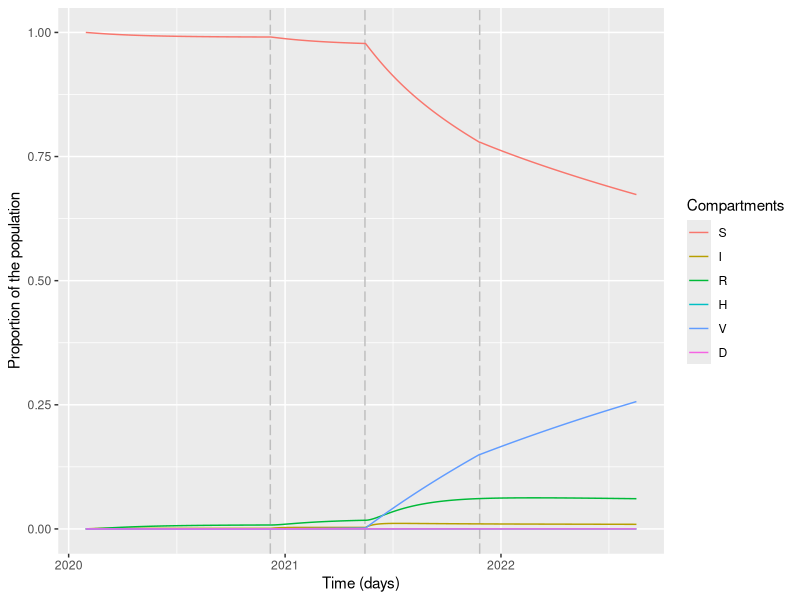
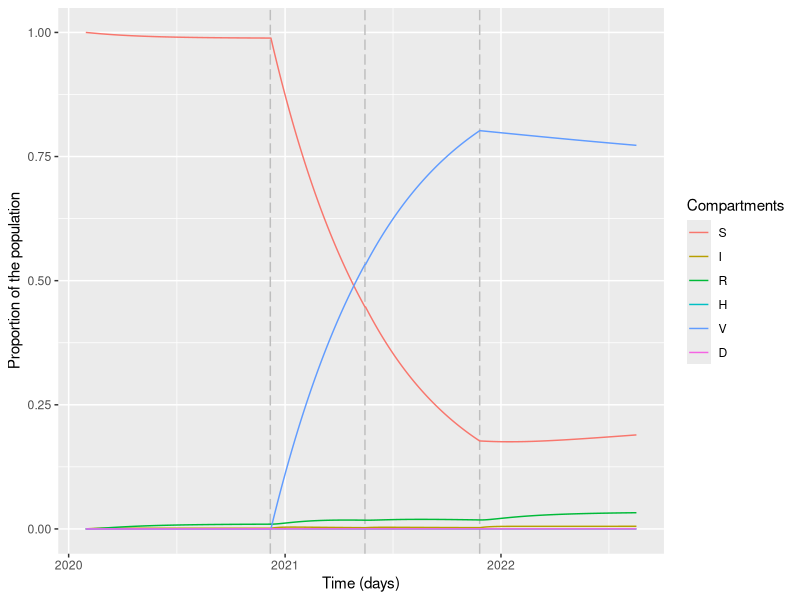
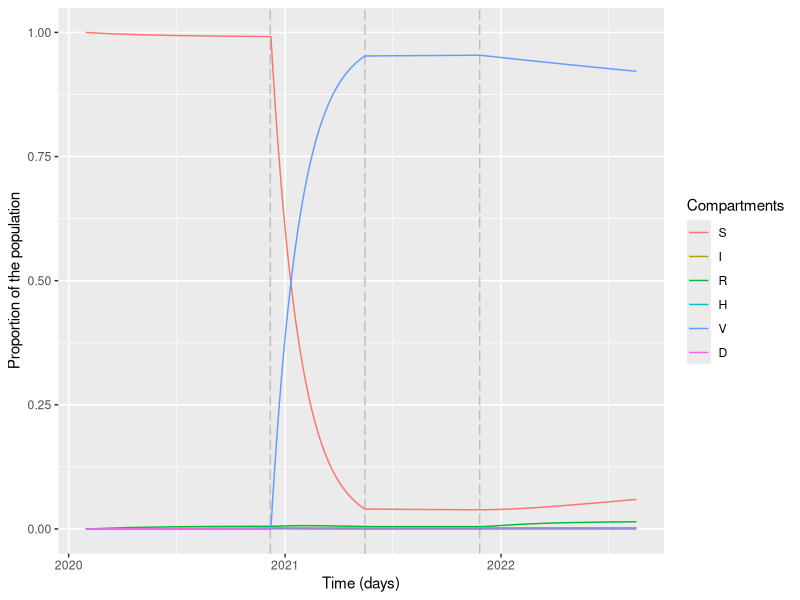
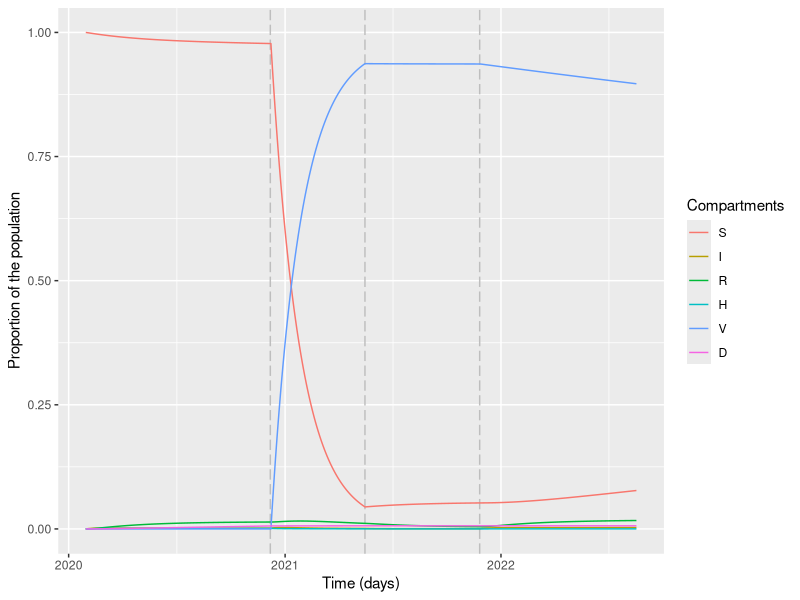

These charts were generated, in order, by the following R code:
## ---- chunk 1
# LOAD THE PACKAGES:
library(deSolve)
library(reshape2)
library(ggplot2)
## ---- chunk 2
vars <- read.csv("vars_calc.csv")
x_time <- seq.Date(as.Date("2020-1-30"), as.Date("2022-08-18"),"day")
## ---- chunk 3
# MODEL INPUTS:

# Vector storing the initial number of people in each compartment
initial_state_values <- c(
  S = 10116999, # the start values of phase 2 are from the end of phase 1
  I = 1,
  R = 0,
  H = 0,
  V = 0,
  D = 0
)

# Vector storing the parameters describing the transition rates in units of days^-1
parameters <- c(
  gamma1 = 1 / 14,
  gamma2 = 1 / 21,
  sigma = 1 / 90,
  lambda = as.numeric(subset(vars, phase == "phase1" & age_group == "00_17" & var_name == "lambda", select = "mean")),
  alpha = as.numeric(subset(vars, phase == "phase1" & age_group == "00_17" & var_name == "alpha", select = "mean")),
  mu = as.numeric(subset(vars, phase == "phase1" & age_group == "00_17" & var_name == "mu", select = "mean"))
)
# TIMESTEPS:

# Vector storing the sequence of timesteps to solve the model at
times <- seq(from = 0, to = 312, by = 1) # from 0 to 160 days in daily intervals

# SIR MODEL FUNCTION:

# The model function takes as input arguments (in the following order): time, state and parameters
sir_model <- function(time, state, parameters) {
  with(as.list(c(state, parameters)), { # tell R to unpack variable names from the state and parameters inputs

    # The differential equations
    dS <- -lambda * S + sigma * R
    dI <- lambda * S - alpha * I - gamma1 * I
    dR <- gamma1 * I + gamma2 * H - sigma * R
    dH <- alpha * I - mu * H - gamma2 * H
    dV <- 0
    dD <- H * mu
    # Return the number of people in the S, I and R compartments at each timestep
    return(list(c(dS, dI, dR, dH, dV, dD)))
  })
}

# MODEL OUTPUT (solving the differential equations):

# Solving the differential equations using the ode integration algorithm
output <- as.data.frame(ode(
  y = initial_state_values,
  times = times,
  func = sir_model,
  parms = parameters
))

output_0017_phase1 <- output

parameters
output[nrow(output),]
## ---- chunk 4
# MODEL INPUTS:

# Vector storing the initial number of people in each compartment
initial_state_values <- c(
  S = output[nrow(output), 2], # the start values of phase 2 are from the end of phase 1
  I = output[nrow(output), 3],
  R = output[nrow(output), 4],
  H = output[nrow(output), 5],
  V = output[nrow(output), 6],
  D = output[nrow(output), 7]
)

# Vector storing the parameters describing the transition rates in units of days^-1
parameters <- c(
  gamma1 = 1 / 14,
  gamma2 = 1 / 21,
  sigma = 1 / 90,
  lambda = as.numeric(subset(vars, phase == "phase2" & age_group == "00_17" & var_name == "lambda", select = "mean")),
  alpha = as.numeric(subset(vars, phase == "phase2" & age_group == "00_17" & var_name == "alpha", select = "mean")),
  mu = as.numeric(subset(vars, phase == "phase2" & age_group == "00_17" & var_name == "mu", select = "mean")),
  p = as.numeric(subset(vars, phase == "phase2" & age_group == "00_17" & var_name == "p", select = "mean")),
  q = 0.79
)
# TIMESTEPS:

# Vector storing the sequence of timesteps to solve the model at
times <- seq(from = 313, to = 472, by = 1) # from 0 to 160 days in daily intervals

# SIR MODEL FUNCTION:

# The model function takes as input arguments (in the following order): time, state and parameters
sir_model <- function(time, state, parameters) {
  with(as.list(c(state, parameters)), { # tell R to unpack variable names from the state and parameters inputs
    N <- S + I + R + H + V
    # The differential equations
    dS <- -lambda * S - p * S + sigma * R
    dI <- (1 - q) * lambda * V + lambda * S - alpha * I - gamma1 * I
    dR <- gamma1 * I + gamma2 * H - sigma * R
    dH <- alpha * I - mu * H - gamma2 * H
    dV <- -(1 - q) * lambda * V + p * S
    dD <- mu * H
    # Return the number of people in the S, I and R compartments at each timestep
    return(list(c(dS, dI, dR, dH, dV, dD)))
  })
}

# MODEL OUTPUT (solving the differential equations):

# Solving the differential equations using the ode integration algorithm
output <- as.data.frame(ode(
  y = initial_state_values,
  times = times,
  func = sir_model,
  parms = parameters
))

output_0017_phase2 <- output

output[nrow(output),]

parameters
## ---- chunk 5
# MODEL INPUTS:

# Vector storing the initial number of people in each compartment
initial_state_values <- c(
  S = output[nrow(output), 2], # the start values of phase 2 are from the end of phase 1
  I = output[nrow(output), 3],
  R = output[nrow(output), 4],
  H = output[nrow(output), 5],
  V = output[nrow(output), 6],
  D = output[nrow(output), 7]
)



# Vector storing the parameters describing the transition rates in units of days^-1
parameters <- c(
  gamma1 = 1 / 14,
  gamma2 = 1 / 21,
  sigma = 1 / 90,
  lambda = as.numeric(subset(vars, phase == "phase3" & age_group == "00_17" & var_name == "lambda", select = "mean")),
  alpha = as.numeric(subset(vars, phase == "phase3" & age_group == "00_17" & var_name == "alpha", select = "mean")),
  mu = as.numeric(subset(vars, phase == "phase3" & age_group == "00_17" & var_name == "mu", select = "mean")),
  p = as.numeric(subset(vars, phase == "phase3" & age_group == "00_17" & var_name == "p", select = "mean")),
  q = 0.67
)
# TIMESTEPS:

# Vector storing the sequence of timesteps to solve the model at
times <- seq(from = 473, to = 666, by = 1) # from 0 to 160 days in daily intervals

# SIR MODEL FUNCTION:

# The model function takes as input arguments (in the following order): time, state and parameters
sir_model <- function(time, state, parameters) {
  with(as.list(c(state, parameters)), { # tell R to unpack variable names from the state and parameters inputs
    N <- S + I + R + H + V
    # The differential equations
    dS <- -lambda * S - p * S + sigma * R
    dI <- (1 - q) * lambda * V + lambda * S - alpha * I - gamma1 * I
    dR <- gamma1 * I + gamma2 * H - sigma * R
    dH <- alpha * I - mu * H - gamma2 * H
    dV <- -(1 - q) * lambda * V + p * S
    dD <- H * mu
    # Return the number of people in the S, I and R compartments at each timestep
    return(list(c(dS, dI, dR, dH, dV, dD)))
  })
}

# MODEL OUTPUT (solving the differential equations):

# Solving the differential equations using the ode integration algorithm
output <- as.data.frame(ode(
  y = initial_state_values,
  times = times,
  func = sir_model,
  parms = parameters
))

output_0017_phase3 <- output

output[nrow(output),]
## ---- chunk 6
# MODEL INPUTS:

# Vector storing the initial number of people in each compartment
initial_state_values <- c(
  S = output[nrow(output), 2], # the start values of phase 2 are from the end of phase 1
  I = output[nrow(output), 3],
  R = output[nrow(output), 4],
  H = output[nrow(output), 5],
  V = output[nrow(output), 6],
  D = output[nrow(output), 7]
)



# Vector storing the parameters describing the transition rates in units of days^-1
parameters <- c(
  gamma1 = 1 / 14,
  gamma2 = 1 / 21,
  sigma = 1 / 90,
  lambda = as.numeric(subset(vars, phase == "phase4" & age_group == "00_17" & var_name == "lambda", select = "mean")),
  alpha = as.numeric(subset(vars, phase == "phase4" & age_group == "00_17" & var_name == "alpha", select = "mean")),
  mu = as.numeric(subset(vars, phase == "phase4" & age_group == "00_17" & var_name == "mu", select = "mean")),
  p = as.numeric(subset(vars, phase == "phase4" & age_group == "00_17" & var_name == "p", select = "mean")),
  q = 0.62
)
# TIMESTEPS:

# Vector storing the sequence of timesteps to solve the model at
times <- seq(from = 667, to = 931, by = 1) # from 0 to 160 days in daily intervals

# SIR MODEL FUNCTION:

# The model function takes as input arguments (in the following order): time, state and parameters
sir_model <- function(time, state, parameters) {
  with(as.list(c(state, parameters)), { # tell R to unpack variable names from the state and parameters inputs
    N <- S + I + R + H + V
    # The differential equations
    dS <- -lambda * S - p * S + sigma * R
    dI <- (1 - q) * lambda * V + lambda * S - alpha * I - gamma1 * I
    dR <- gamma1 * I + gamma2 * H - sigma * R
    dH <- alpha * I - mu * H - gamma2 * H
    dV <- -(1 - q) * lambda * V + p * S
    dD <- H * mu
    # Return the number of people in the S, I and R compartments at each timestep
    return(list(c(dS, dI, dR, dH, dV, dD)))
  })
}

# MODEL OUTPUT (solving the differential equations):

# Solving the differential equations using the ode integration algorithm
output <- as.data.frame(ode(
  y = initial_state_values,
  times = times,
  func = sir_model,
  parms = parameters
))

output_0017_phase4 <- output

# PLOTTING THE OUTPUT
output_0017 <- rbind(
    output_0017_phase1,
    output_0017_phase2,
    output_0017_phase3,
    output_0017_phase4
  )

output_0017$time <- x_time
output_long <- melt(as.data.frame(output_0017), id = "time") # turn output dataset into long format

# at every timestep
output_long$proportion <- output_long$value / sum(initial_state_values)


output[nrow(output),]

# Plot this new column
ggplot(
  data = output_long, # specify object containing data to plot
  aes(x = time, y = proportion, colour = variable, group = variable)
) + # assign columns to axes and groups
  geom_vline(aes(xintercept=as.Date('2020-12-07')),linetype=5,col="grey") +
  geom_vline(aes(xintercept=as.Date('2021-05-16')),linetype=5,col="grey") +
  geom_vline(aes(xintercept=as.Date('2021-11-26')),linetype=5,col="grey") +
  geom_line() + # represent data as lines
  xlab("Time (days)") + # add label for x axis
  ylab("Proportion of the population") + # add label for y axis
  labs(colour = "Compartments") # add legend title

## ---- chunk 7
# MODEL INPUTS:

# Vector storing the initial number of people in each compartment
initial_state_values <- c(
  S = 36138999, # the start values of phase 2 are from the end of phase 1
  I = 1,
  R = 0,
  H = 0,
  V = 0,
  D = 0
)

# Vector storing the parameters describing the transition rates in units of days^-1
parameters <- c(
  gamma1 = 1 / 14,
  gamma2 = 1 / 21,
  sigma = 1 / 90,
  lambda = as.numeric(subset(vars, phase == "phase1" & age_group == "18_64" & var_name == "lambda", select = "mean")),
  alpha = as.numeric(subset(vars, phase == "phase1" & age_group == "18_64" & var_name == "alpha", select = "mean")),
  mu = as.numeric(subset(vars, phase == "phase1" & age_group == "18_64" & var_name == "mu", select = "mean"))
)
# TIMESTEPS:

# Vector storing the sequence of timesteps to solve the model at
times <- seq(from = 0, to = 312, by = 1) # from 0 to 160 days in daily intervals

# SIR MODEL FUNCTION:

# The model function takes as input arguments (in the following order): time, state and parameters
sir_model <- function(time, state, parameters) {
  with(as.list(c(state, parameters)), { # tell R to unpack variable names from the state and parameters inputs

    # The differential equations
    dS <- -lambda * S + sigma * R
    dI <- lambda * S - alpha * I - gamma1 * I
    dR <- gamma1 * I + gamma2 * H - sigma * R
    dH <- alpha * I - mu * H - gamma2 * H
    dV <- 0
    dD <- H * mu
    # Return the number of people in the S, I and R compartments at each timestep
    return(list(c(dS, dI, dR, dH, dV, dD)))
  })
}

# MODEL OUTPUT (solving the differential equations):

# Solving the differential equations using the ode integration algorithm
output <- as.data.frame(ode(
  y = initial_state_values,
  times = times,
  func = sir_model,
  parms = parameters
))

output_1864_phase1 <- output

parameters
output[nrow(output),]


## ---- chunk 8
# MODEL INPUTS:

# Vector storing the initial number of people in each compartment
initial_state_values <- c(
  S = output[nrow(output), 2], # the start values of phase 2 are from the end of phase 1
  I = output[nrow(output), 3],
  R = output[nrow(output), 4],
  H = output[nrow(output), 5],
  V = output[nrow(output), 6],
  D = output[nrow(output), 7]
)

# Vector storing the parameters describing the transition rates in units of days^-1
parameters <- c(
  gamma1 = 1 / 14,
  gamma2 = 1 / 21,
  sigma = 1 / 90,
  lambda = as.numeric(subset(vars, phase == "phase2" & age_group == "18_64" & var_name == "lambda", select = "mean")),
  alpha = as.numeric(subset(vars, phase == "phase2" & age_group == "18_64" & var_name == "alpha", select = "mean")),
  mu = as.numeric(subset(vars, phase == "phase2" & age_group == "18_64" & var_name == "mu", select = "mean")),
  p = as.numeric(subset(vars, phase == "phase2" & age_group == "18_64" & var_name == "p", select = "mean")),
  q = 0.79
)
# TIMESTEPS:

# Vector storing the sequence of timesteps to solve the model at
times <- seq(from = 313, to = 472, by = 1) # from 0 to 160 days in daily intervals

# SIR MODEL FUNCTION:

# The model function takes as input arguments (in the following order): time, state and parameters
sir_model <- function(time, state, parameters) {
  with(as.list(c(state, parameters)), { # tell R to unpack variable names from the state and parameters inputs
    N <- S + I + R + H + V
    # The differential equations
    dS <- -lambda * S - p * S + sigma * R
    dI <- (1 - q) * lambda * V + lambda * S - alpha * I - gamma1 * I
    dR <- gamma1 * I + gamma2 * H - sigma * R
    dH <- alpha * I - mu * H - gamma2 * H
    dV <- -(1 - q) * lambda * V + p * S
    dD <- mu * H
    # Return the number of people in the S, I and R compartments at each timestep
    return(list(c(dS, dI, dR, dH, dV, dD)))
  })
}

# MODEL OUTPUT (solving the differential equations):

# Solving the differential equations using the ode integration algorithm
output <- as.data.frame(ode(
  y = initial_state_values,
  times = times,
  func = sir_model,
  parms = parameters
))

output_1864_phase2 <- output

output[nrow(output),]
## ---- chunk 9
# MODEL INPUTS:

# Vector storing the initial number of people in each compartment
initial_state_values <- c(
  S = output[nrow(output), 2], # the start values of phase 2 are from the end of phase 1
  I = output[nrow(output), 3],
  R = output[nrow(output), 4],
  H = output[nrow(output), 5],
  V = output[nrow(output), 6],
  D = output[nrow(output), 7]
)



# Vector storing the parameters describing the transition rates in units of days^-1
parameters <- c(
  gamma1 = 1 / 14,
  gamma2 = 1 / 21,
  sigma = 1 / 90,
  lambda = as.numeric(subset(vars, phase == "phase3" & age_group == "18_64" & var_name == "lambda", select = "mean")),
  alpha = as.numeric(subset(vars, phase == "phase3" & age_group == "18_64" & var_name == "alpha", select = "mean")),
  mu = as.numeric(subset(vars, phase == "phase3" & age_group == "18_64" & var_name == "mu", select = "mean")),
  p = as.numeric(subset(vars, phase == "phase3" & age_group == "18_64" & var_name == "p", select = "mean")),
  q = 0.67
)
# TIMESTEPS:

# Vector storing the sequence of timesteps to solve the model at
times <- seq(from = 473, to = 666, by = 1) # from 0 to 160 days in daily intervals

# SIR MODEL FUNCTION:

# The model function takes as input arguments (in the following order): time, state and parameters
sir_model <- function(time, state, parameters) {
  with(as.list(c(state, parameters)), { # tell R to unpack variable names from the state and parameters inputs
    N <- S + I + R + H + V
    # The differential equations
    dS <- -lambda * S - p * S + sigma * R
    dI <- (1 - q) * lambda * V + lambda * S - alpha * I - gamma1 * I
    dR <- gamma1 * I + gamma2 * H - sigma * R
    dH <- alpha * I - mu * H - gamma2 * H
    dV <- -(1 - q) * lambda * V + p * S
    dD <- H * mu
    # Return the number of people in the S, I and R compartments at each timestep
    return(list(c(dS, dI, dR, dH, dV, dD)))
  })
}

# MODEL OUTPUT (solving the differential equations):

# Solving the differential equations using the ode integration algorithm
output <- as.data.frame(ode(
  y = initial_state_values,
  times = times,
  func = sir_model,
  parms = parameters
))

output_1864_phase3 <- output

output[nrow(output),]
## ---- chunk 10
# MODEL INPUTS:

# Vector storing the initial number of people in each compartment
initial_state_values <- c(
  S = output[nrow(output), 2], # the start values of phase 2 are from the end of phase 1
  I = output[nrow(output), 3],
  R = output[nrow(output), 4],
  H = output[nrow(output), 5],
  V = output[nrow(output), 6],
  D = output[nrow(output), 7]
)



# Vector storing the parameters describing the transition rates in units of days^-1
parameters <- c(
  gamma1 = 1 / 14,
  gamma2 = 1 / 21,
  sigma = 1 / 90,
  lambda = as.numeric(subset(vars, phase == "phase4" & age_group == "18_64" & var_name == "lambda", select = "mean")),
  alpha = as.numeric(subset(vars, phase == "phase4" & age_group == "18_64" & var_name == "alpha", select = "mean")),
  mu = as.numeric(subset(vars, phase == "phase4" & age_group == "18_64" & var_name == "mu", select = "mean")),
  p = as.numeric(subset(vars, phase == "phase4" & age_group == "18_64" & var_name == "p", select = "mean")),
  q = 0.62
)
# TIMESTEPS:

# Vector storing the sequence of timesteps to solve the model at
times <- seq(from = 667, to = 931, by = 1) # from 0 to 160 days in daily intervals

# SIR MODEL FUNCTION:

# The model function takes as input arguments (in the following order): time, state and parameters
sir_model <- function(time, state, parameters) {
  with(as.list(c(state, parameters)), { # tell R to unpack variable names from the state and parameters inputs
    N <- S + I + R + H + V
    # The differential equations
    dS <- -lambda * S - p * S + sigma * R
    dI <- (1 - q) * lambda * V + lambda * S - alpha * I - gamma1 * I
    dR <- gamma1 * I + gamma2 * H - sigma * R
    dH <- alpha * I - mu * H - gamma2 * H
    dV <- -(1 - q) * lambda * V + p * S
    dD <- H * mu
    # Return the number of people in the S, I and R compartments at each timestep
    return(list(c(dS, dI, dR, dH, dV, dD)))
  })
}

# MODEL OUTPUT (solving the differential equations):

# Solving the differential equations using the ode integration algorithm
output <- as.data.frame(ode(
  y = initial_state_values,
  times = times,
  func = sir_model,
  parms = parameters
))

output_1864_phase4 <- output

# PLOTTING THE OUTPUT
output_1864 <- rbind(
    output_1864_phase1,
    output_1864_phase2,
    output_1864_phase3,
    output_1864_phase4
  )

output_1864$time <- x_time
output_long <- melt(as.data.frame(output_1864), id = "time") # turn output dataset into long format

# at every timestep
output_long$proportion <- output_long$value / sum(initial_state_values)


output[nrow(output),]

# Plot this new column
ggplot(
  data = output_long, # specify object containing data to plot
  aes(x = time, y = proportion, colour = variable, group = variable)
) + # assign columns to axes and groups
  geom_vline(aes(xintercept=as.Date('2020-12-07')),linetype=5,col="grey") +
  geom_vline(aes(xintercept=as.Date('2021-05-16')),linetype=5,col="grey") +
  geom_vline(aes(xintercept=as.Date('2021-11-26')),linetype=5,col="grey") +
  geom_line() + # represent data as lines
  xlab("Time (days)") + # add label for x axis
  ylab("Proportion of the population") + # add label for y axis
  labs(colour = "Compartments") # add legend title

output[nrow(output),]
## ---- chunk 11
# MODEL INPUTS:

# Vector storing the initial number of people in each compartment
initial_state_values <- c(
  S = 9315999, # the start values of phase 2 are from the end of phase 1
  I = 1,
  R = 0,
  H = 0,
  V = 0,
  D = 0
)

# Vector storing the parameters describing the transition rates in units of days^-1
parameters <- c(
  gamma1 = 1 / 14,
  gamma2 = 1 / 21,
  sigma = 1 / 90,
  lambda = as.numeric(subset(vars, phase == "phase1" & age_group == "65_84" & var_name == "lambda", select = "mean")),
  alpha = as.numeric(subset(vars, phase == "phase1" & age_group == "65_84" & var_name == "alpha", select = "mean")),
  mu = as.numeric(subset(vars, phase == "phase1" & age_group == "65_84" & var_name == "mu", select = "mean"))
)
# TIMESTEPS:

# Vector storing the sequence of timesteps to solve the model at
times <- seq(from = 0, to = 312, by = 1) # from 0 to 160 days in daily intervals

# SIR MODEL FUNCTION:

# The model function takes as input arguments (in the following order): time, state and parameters
sir_model <- function(time, state, parameters) {
  with(as.list(c(state, parameters)), { # tell R to unpack variable names from the state and parameters inputs

    # The differential equations
    dS <- -lambda * S + sigma * R
    dI <- lambda * S - alpha * I - gamma1 * I
    dR <- gamma1 * I + gamma2 * H - sigma * R
    dH <- alpha * I - mu * H - gamma2 * H
    dV <- 0
    dD <- H * mu
    # Return the number of people in the S, I and R compartments at each timestep
    return(list(c(dS, dI, dR, dH, dV, dD)))
  })
}

# MODEL OUTPUT (solving the differential equations):

# Solving the differential equations using the ode integration algorithm
output <- as.data.frame(ode(
  y = initial_state_values,
  times = times,
  func = sir_model,
  parms = parameters
))

output_6584_phase1 <- output

parameters
output[nrow(output),]
## ---- chunk 12
# MODEL INPUTS:

# Vector storing the initial number of people in each compartment
initial_state_values <- c(
  S = output[nrow(output), 2], # the start values of phase 2 are from the end of phase 1
  I = output[nrow(output), 3],
  R = output[nrow(output), 4],
  H = output[nrow(output), 5],
  V = output[nrow(output), 6],
  D = output[nrow(output), 7]
)

# Vector storing the parameters describing the transition rates in units of days^-1
parameters <- c(
  gamma1 = 1 / 14,
  gamma2 = 1 / 21,
  sigma = 1 / 90,
  lambda = as.numeric(subset(vars, phase == "phase2" & age_group == "65_84" & var_name == "lambda", select = "mean")),
  alpha = as.numeric(subset(vars, phase == "phase2" & age_group == "65_84" & var_name == "alpha", select = "mean")),
  mu = as.numeric(subset(vars, phase == "phase2" & age_group == "65_84" & var_name == "mu", select = "mean")),
  p = as.numeric(subset(vars, phase == "phase2" & age_group == "65_84" & var_name == "p", select = "mean")),
  q = 0.79
)
# TIMESTEPS:

# Vector storing the sequence of timesteps to solve the model at
times <- seq(from = 313, to = 472, by = 1) # from 0 to 160 days in daily intervals

# SIR MODEL FUNCTION:

# The model function takes as input arguments (in the following order): time, state and parameters
sir_model <- function(time, state, parameters) {
  with(as.list(c(state, parameters)), { # tell R to unpack variable names from the state and parameters inputs
    N <- S + I + R + H + V
    # The differential equations
    dS <- -lambda * S - p * S + sigma * R
    dI <- (1 - q) * lambda * V + lambda * S - alpha * I - gamma1 * I
    dR <- gamma1 * I + gamma2 * H - sigma * R
    dH <- alpha * I - mu * H - gamma2 * H
    dV <- -(1 - q) * lambda * V + p * S
    dD <- mu * H
    # Return the number of people in the S, I and R compartments at each timestep
    return(list(c(dS, dI, dR, dH, dV, dD)))
  })
}

# MODEL OUTPUT (solving the differential equations):

# Solving the differential equations using the ode integration algorithm
output <- as.data.frame(ode(
  y = initial_state_values,
  times = times,
  func = sir_model,
  parms = parameters
))

output_6584_phase2 <- output

output[nrow(output),]
## ---- chunk 13
# MODEL INPUTS:

# Vector storing the initial number of people in each compartment
initial_state_values <- c(
  S = output[nrow(output), 2], # the start values of phase 2 are from the end of phase 1
  I = output[nrow(output), 3],
  R = output[nrow(output), 4],
  H = output[nrow(output), 5],
  V = output[nrow(output), 6],
  D = output[nrow(output), 7]
)



# Vector storing the parameters describing the transition rates in units of days^-1
parameters <- c(
  gamma1 = 1 / 14,
  gamma2 = 1 / 21,
  sigma = 1 / 90,
  lambda = as.numeric(subset(vars, phase == "phase3" & age_group == "65_84" & var_name == "lambda", select = "mean")),
  alpha = as.numeric(subset(vars, phase == "phase3" & age_group == "65_84" & var_name == "alpha", select = "mean")),
  mu = as.numeric(subset(vars, phase == "phase3" & age_group == "65_84" & var_name == "mu", select = "mean")),
  p = as.numeric(subset(vars, phase == "phase3" & age_group == "65_84" & var_name == "p", select = "mean")),
  q = 0.67
)
# TIMESTEPS:

# Vector storing the sequence of timesteps to solve the model at
times <- seq(from = 473, to = 666, by = 1) # from 0 to 160 days in daily intervals

# SIR MODEL FUNCTION:

# The model function takes as input arguments (in the following order): time, state and parameters
sir_model <- function(time, state, parameters) {
  with(as.list(c(state, parameters)), { # tell R to unpack variable names from the state and parameters inputs
    N <- S + I + R + H + V
    # The differential equations
    dS <- -lambda * S - p * S + sigma * R
    dI <- (1 - q) * lambda * V + lambda * S - alpha * I - gamma1 * I
    dR <- gamma1 * I + gamma2 * H - sigma * R
    dH <- alpha * I - mu * H - gamma2 * H
    dV <- -(1 - q) * lambda * V + p * S
    dD <- H * mu
    # Return the number of people in the S, I and R compartments at each timestep
    return(list(c(dS, dI, dR, dH, dV, dD)))
  })
}

# MODEL OUTPUT (solving the differential equations):

# Solving the differential equations using the ode integration algorithm
output <- as.data.frame(ode(
  y = initial_state_values,
  times = times,
  func = sir_model,
  parms = parameters
))

output_6584_phase3 <- output

output[nrow(output),]
## ---- chunk 14
# MODEL INPUTS:

# Vector storing the initial number of people in each compartment
initial_state_values <- c(
  S = output[nrow(output), 2], # the start values of phase 2 are from the end of phase 1
  I = output[nrow(output), 3],
  R = output[nrow(output), 4],
  H = output[nrow(output), 5],
  V = output[nrow(output), 6],
  D = output[nrow(output), 7]
)



# Vector storing the parameters describing the transition rates in units of days^-1
parameters <- c(
  gamma1 = 1 / 14,
  gamma2 = 1 / 21,
  sigma = 1 / 90,
  lambda = as.numeric(subset(vars, phase == "phase4" & age_group == "65_84" & var_name == "lambda", select = "mean")),
  alpha = as.numeric(subset(vars, phase == "phase4" & age_group == "65_84" & var_name == "alpha", select = "mean")),
  mu = as.numeric(subset(vars, phase == "phase4" & age_group == "65_84" & var_name == "mu", select = "mean")),
  p = as.numeric(subset(vars, phase == "phase4" & age_group == "65_84" & var_name == "p", select = "mean")),
  q = 0.62
)
# TIMESTEPS:

# Vector storing the sequence of timesteps to solve the model at
times <- seq(from = 667, to = 931, by = 1) # from 0 to 160 days in daily intervals

# SIR MODEL FUNCTION:

# The model function takes as input arguments (in the following order): time, state and parameters
sir_model <- function(time, state, parameters) {
  with(as.list(c(state, parameters)), { # tell R to unpack variable names from the state and parameters inputs
    N <- S + I + R + H + V
    # The differential equations
    dS <- -lambda * S - p * S + sigma * R
    dI <- (1 - q) * lambda * V + lambda * S - alpha * I - gamma1 * I
    dR <- gamma1 * I + gamma2 * H - sigma * R
    dH <- alpha * I - mu * H - gamma2 * H
    dV <- -(1 - q) * lambda * V + p * S
    dD <- H * mu
    # Return the number of people in the S, I and R compartments at each timestep
    return(list(c(dS, dI, dR, dH, dV, dD)))
  })
}

# MODEL OUTPUT (solving the differential equations):

# Solving the differential equations using the ode integration algorithm
output <- as.data.frame(ode(
  y = initial_state_values,
  times = times,
  func = sir_model,
  parms = parameters
))

output_6584_phase4 <- output

# PLOTTING THE OUTPUT
output_6584 <- rbind(
    output_6584_phase1,
    output_6584_phase2,
    output_6584_phase3,
    output_6584_phase4
  )

output_6584$time <- x_time
output_long <- melt(as.data.frame(output_6584), id = "time") # turn output dataset into long format

# at every timestep
output_long$proportion <- output_long$value / sum(initial_state_values)


output[nrow(output),]

# Plot this new column
ggplot(
  data = output_long, # specify object containing data to plot
  aes(x = time, y = proportion, colour = variable, group = variable)
) + # assign columns to axes and groups
  geom_vline(aes(xintercept=as.Date('2020-12-07')),linetype=5,col="grey") +
  geom_vline(aes(xintercept=as.Date('2021-05-16')),linetype=5,col="grey") +
  geom_vline(aes(xintercept=as.Date('2021-11-26')),linetype=5,col="grey") +
  geom_line() + # represent data as lines
  xlab("Time (days)") + # add label for x axis
  ylab("Proportion of the population") + # add label for y axis
  labs(colour = "Compartments") # add legend title

output[nrow(output),]
## ---- chunk 15
# MODEL INPUTS:

# Vector storing the initial number of people in each compartment
initial_state_values <- c(
  S = 1456999, # the start values of phase 2 are from the end of phase 1
  I = 1,
  R = 0,
  H = 0,
  V = 0,
  D = 0
)

# Vector storing the parameters describing the transition rates in units of days^-1
parameters <- c(
  gamma1 = 1 / 14,
  gamma2 = 1 / 21,
  sigma = 1 / 90,
  lambda = as.numeric(subset(vars, phase == "phase1" & age_group == "85_" & var_name == "lambda", select = "mean")),
  alpha = as.numeric(subset(vars, phase == "phase1" & age_group == "85_" & var_name == "alpha", select = "mean")),
  mu = as.numeric(subset(vars, phase == "phase1" & age_group == "85_" & var_name == "mu", select = "mean"))
)
# TIMESTEPS:

# Vector storing the sequence of timesteps to solve the model at
times <- seq(from = 0, to = 312, by = 1) # from 0 to 160 days in daily intervals

# SIR MODEL FUNCTION:

# The model function takes as input arguments (in the following order): time, state and parameters
sir_model <- function(time, state, parameters) {
  with(as.list(c(state, parameters)), { # tell R to unpack variable names from the state and parameters inputs

    # The differential equations
    dS <- -lambda * S + sigma * R
    dI <- lambda * S - alpha * I - gamma1 * I
    dR <- gamma1 * I + gamma2 * H - sigma * R
    dH <- alpha * I - mu * H - gamma2 * H
    dV <- 0
    dD <- H * mu
    # Return the number of people in the S, I and R compartments at each timestep
    return(list(c(dS, dI, dR, dH, dV, dD)))
  })
}

# MODEL OUTPUT (solving the differential equations):

# Solving the differential equations using the ode integration algorithm
output <- as.data.frame(ode(
  y = initial_state_values,
  times = times,
  func = sir_model,
  parms = parameters
))

output_85_phase1 <- output

parameters
output[nrow(output),]
## ---- chunk 16
# MODEL INPUTS:

# Vector storing the initial number of people in each compartment
initial_state_values <- c(
  S = output[nrow(output), 2], # the start values of phase 2 are from the end of phase 1
  I = output[nrow(output), 3],
  R = output[nrow(output), 4],
  H = output[nrow(output), 5],
  V = output[nrow(output), 6],
  D = output[nrow(output), 7]
)

# Vector storing the parameters describing the transition rates in units of days^-1
parameters <- c(
  gamma1 = 1 / 14,
  gamma2 = 1 / 21,
  sigma = 1 / 90,
  lambda = as.numeric(subset(vars, phase == "phase2" & age_group == "85_" & var_name == "lambda", select = "mean")),
  alpha = as.numeric(subset(vars, phase == "phase2" & age_group == "85_" & var_name == "alpha", select = "mean")),
  mu = as.numeric(subset(vars, phase == "phase2" & age_group == "85_" & var_name == "mu", select = "mean")),
  p = as.numeric(subset(vars, phase == "phase2" & age_group == "85_" & var_name == "p", select = "mean")),
  q = 0.79
)
# TIMESTEPS:

# Vector storing the sequence of timesteps to solve the model at
times <- seq(from = 313, to = 472, by = 1) # from 0 to 160 days in daily intervals

# SIR MODEL FUNCTION:

# The model function takes as input arguments (in the following order): time, state and parameters
sir_model <- function(time, state, parameters) {
  with(as.list(c(state, parameters)), { # tell R to unpack variable names from the state and parameters inputs
    N <- S + I + R + H + V
    # The differential equations
    dS <- -lambda * S - p * S + sigma * R
    dI <- (1 - q) * lambda * V + lambda * S - alpha * I - gamma1 * I
    dR <- gamma1 * I + gamma2 * H - sigma * R
    dH <- alpha * I - mu * H - gamma2 * H
    dV <- -(1 - q) * lambda * V + p * S
    dD <- mu * H
    # Return the number of people in the S, I and R compartments at each timestep
    return(list(c(dS, dI, dR, dH, dV, dD)))
  })
}

# MODEL OUTPUT (solving the differential equations):

# Solving the differential equations using the ode integration algorithm
output <- as.data.frame(ode(
  y = initial_state_values,
  times = times,
  func = sir_model,
  parms = parameters
))

output_85_phase2 <- output

output[nrow(output),]
## ---- chunk 17
# MODEL INPUTS:

# Vector storing the initial number of people in each compartment
initial_state_values <- c(
  S = output[nrow(output), 2], # the start values of phase 2 are from the end of phase 1
  I = output[nrow(output), 3],
  R = output[nrow(output), 4],
  H = output[nrow(output), 5],
  V = output[nrow(output), 6],
  D = output[nrow(output), 7]
)



# Vector storing the parameters describing the transition rates in units of days^-1
parameters <- c(
  gamma1 = 1 / 14,
  gamma2 = 1 / 21,
  sigma = 1 / 90,
  lambda = as.numeric(subset(vars, phase == "phase3" & age_group == "85_" & var_name == "lambda", select = "mean")),
  alpha = as.numeric(subset(vars, phase == "phase3" & age_group == "85_" & var_name == "alpha", select = "mean")),
  mu = as.numeric(subset(vars, phase == "phase3" & age_group == "85_" & var_name == "mu", select = "mean")),
  p = as.numeric(subset(vars, phase == "phase3" & age_group == "85_" & var_name == "p", select = "mean")),
  q = 0.67
)
# TIMESTEPS:

# Vector storing the sequence of timesteps to solve the model at
times <- seq(from = 473, to = 666, by = 1) # from 0 to 160 days in daily intervals

# SIR MODEL FUNCTION:

# The model function takes as input arguments (in the following order): time, state and parameters
sir_model <- function(time, state, parameters) {
  with(as.list(c(state, parameters)), { # tell R to unpack variable names from the state and parameters inputs
    N <- S + I + R + H + V
    # The differential equations
    dS <- -lambda * S - p * S + sigma * R
    dI <- (1 - q) * lambda * V + lambda * S - alpha * I - gamma1 * I
    dR <- gamma1 * I + gamma2 * H - sigma * R
    dH <- alpha * I - mu * H - gamma2 * H
    dV <- -(1 - q) * lambda * V + p * S
    dD <- H * mu
    # Return the number of people in the S, I and R compartments at each timestep
    return(list(c(dS, dI, dR, dH, dV, dD)))
  })
}

# MODEL OUTPUT (solving the differential equations):

# Solving the differential equations using the ode integration algorithm
output <- as.data.frame(ode(
  y = initial_state_values,
  times = times,
  func = sir_model,
  parms = parameters
))

output_85_phase3 <- output

output[nrow(output),]
## ---- chunk 18
# MODEL INPUTS:

# Vector storing the initial number of people in each compartment
initial_state_values <- c(
  S = output[nrow(output), 2], # the start values of phase 2 are from the end of phase 1
  I = output[nrow(output), 3],
  R = output[nrow(output), 4],
  H = output[nrow(output), 5],
  V = output[nrow(output), 6],
  D = output[nrow(output), 7]
)



# Vector storing the parameters describing the transition rates in units of days^-1
parameters <- c(
  gamma1 = 1 / 14,
  gamma2 = 1 / 21,
  sigma = 1 / 90,
  lambda = as.numeric(subset(vars, phase == "phase4" & age_group == "85_" & var_name == "lambda", select = "mean")),
  alpha = as.numeric(subset(vars, phase == "phase4" & age_group == "85_" & var_name == "alpha", select = "mean")),
  mu = as.numeric(subset(vars, phase == "phase4" & age_group == "85_" & var_name == "mu", select = "mean")),
  p = as.numeric(subset(vars, phase == "phase4" & age_group == "85_" & var_name == "p", select = "mean")),
  q = 0.62
)
# TIMESTEPS:

# Vector storing the sequence of timesteps to solve the model at
times <- seq(from = 667, to = 931, by = 1) # from 0 to 160 days in daily intervals

# SIR MODEL FUNCTION:

# The model function takes as input arguments (in the following order): time, state and parameters
sir_model <- function(time, state, parameters) {
  with(as.list(c(state, parameters)), { # tell R to unpack variable names from the state and parameters inputs
    N <- S + I + R + H + V
    # The differential equations
    dS <- -lambda * S - p * S + sigma * R
    dI <- (1 - q) * lambda * V + lambda * S - alpha * I - gamma1 * I
    dR <- gamma1 * I + gamma2 * H - sigma * R
    dH <- alpha * I - mu * H - gamma2 * H
    dV <- -(1 - q) * lambda * V + p * S
    dD <- H * mu
    # Return the number of people in the S, I and R compartments at each timestep
    return(list(c(dS, dI, dR, dH, dV, dD)))
  })
}

# MODEL OUTPUT (solving the differential equations):

# Solving the differential equations using the ode integration algorithm
output <- as.data.frame(ode(
  y = initial_state_values,
  times = times,
  func = sir_model,
  parms = parameters
))

output_85_phase4 <- output

# PLOTTING THE OUTPUT
output_85 <- rbind(
    output_85_phase1,
    output_85_phase2,
    output_85_phase3,
    output_85_phase4
  )

output_85$time <- x_time
output_long <- melt(as.data.frame(output_85), id = "time") # turn output dataset into long format

# at every timestep
output_long$proportion <- output_long$value / sum(initial_state_values)


output[nrow(output),]

# Plot this new column
ggplot(
  data = output_long, # specify object containing data to plot
  aes(x = time, y = proportion, colour = variable, group = variable)
) + # assign columns to axes and groups
  geom_vline(aes(xintercept=as.Date('2020-12-07')),linetype=5,col="grey") +
  geom_vline(aes(xintercept=as.Date('2021-05-16')),linetype=5,col="grey") +
  geom_vline(aes(xintercept=as.Date('2021-11-26')),linetype=5,col="grey") +
  geom_line() + # represent data as lines
  xlab("Time (days)") + # add label for x axis
  ylab("Proportion of the population") + # add label for y axis
  labs(colour = "Compartments") # add legend title

output[nrow(output),]
